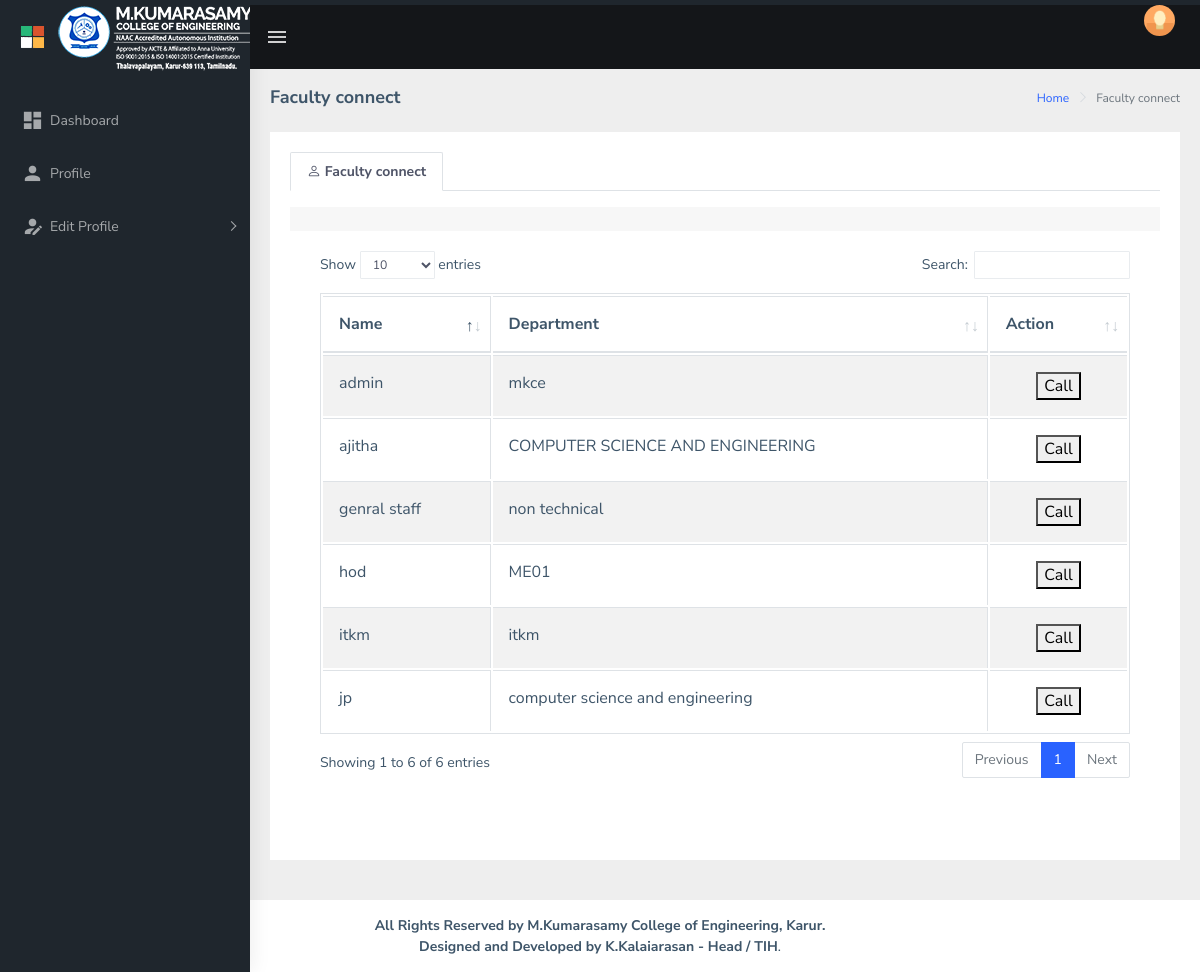
Page /ctest.php (signed in) on the committed database.
### tables this page shows
CREATE TABLE `faculty` (
  `uid` int(100) NOT NULL,
  `id` varchar(100) NOT NULL,
  `name` varchar(100) NOT NULL,
  `dept` varchar(50) NOT NULL,
  `design` varchar(50) NOT NULL,
  `role` varchar(50) NOT NULL,
  `doj` date NOT NULL,
  `pass` varchar(50) NOT NULL,
  `cert` varchar(100) NOT NULL,
  `bc` int(200) NOT NULL,
  `ac` int(200) NOT NULL
);

### ctest.php (the view, shortened to what this page needs)
<?php
require 'config.php';
?>
<html dir="ltr" lang="en">
<head>
    <link href="assets/libs/jquery-steps/jquery.steps.css" rel="stylesheet">
    <link href="assets/libs/jquery-steps/steps.css" rel="stylesheet">
	<link rel="stylesheet" type="text/css" href="assets/libs/bootstrap-datepicker/dist/css/bootstrap-datepicker.min.css">
    <link href="dist/css/style.min.css" rel="stylesheet">
	<link href="assets/libs/datatables.net-bs4/css/dataTables.bootstrap4.css" rel="stylesheet">
	<link href="https://cdn.jsdelivr.net/npm/bootstrap-icons@1.5.0/font/bootstrap-icons.css" rel="stylesheet">
	<link rel="stylesheet" href="https://cdnjs.cloudflare.com/ajax/libs/font-awesome/6.4.0/css/fontawesome.min.css" />
    <link rel="stylesheet" href="//cdn.jsdelivr.net/npm/alertifyjs@1.13.1/build/css/alertify.min.css"/>
</head>
<body>
    <div id="main-wrapper">
        <header class="topbar" data-navbarbg="skin5">
            <nav class="navbar top-navbar navbar-expand-md navbar-dark">
                <div class="navbar-header" data-logobg="skin5">
                    <a class="navbar-brand" href="index.html">
                        <b class="logo-icon p-l-10">
                            <img src="assets/images/logo-icon.png" alt="homepage" class="light-logo" />
                        </b>
                        <span class="logo-text">
                             <img src="assets/images/srms.png" alt="homepage" class="light-logo" />
                        </span>
                    </a>
                </div>
                <div class="navbar-collapse collapse" id="navbarSupportedContent" data-navbarbg="skin5">
                    <ul class="navbar-nav float-left mr-auto">
                        <li class="nav-item d-none d-md-block"><a class="nav-link sidebartoggler waves-effect waves-light" href="javascript:void(0)" data-sidebartype="mini-sidebar"><i class="mdi mdi-menu font-24"></i></a></li>
                    </ul>
                    <ul class="navbar-nav float-right">
                        <li class="nav-item dropdown">
                            <a class="nav-link dropdown-toggle text-muted waves-effect waves-dark pro-pic" href="" data-toggle="dropdown" aria-haspopup="true" aria-expanded="false"><img src="assets/images/users/1.jpg" alt="user" class="rounded-circle" width="31"></a>
                        </li>
                    </ul>
                </div>
            </nav>
        </header>
         <aside class="left-sidebar" data-sidebarbg="skin5">
            <div class="scroll-sidebar">
                <nav class="sidebar-nav">
                    <ul id="sidebarnav" class="p-t-30">
                        <li class="sidebar-item"> <a class="sidebar-link waves-effect waves-dark sidebar-link" href="main.php" aria-expanded="false"><i class="mdi mdi-view-dashboard"></i><span class="hide-menu">Dashboard</span></a></li>
                        <li class="sidebar-item"> <a class="sidebar-link waves-effect waves-dark sidebar-link" href="profile.php" aria-expanded="false"><i class="mdi mdi-account"></i><span class="hide-menu">Profile</span></a></li>
                        <li class="sidebar-item"> <a class="sidebar-link has-arrow waves-effect waves-dark" href="javascript:void(0)" aria-expanded="false"><i class="mdi mdi-account-edit"></i><span class="hide-menu">Edit Profile</span></a>
                        </li>
                    </ul>
                </nav>
            </div>
        </aside>
        <div class="page-wrapper">
            <div class="page-breadcrumb">
                <div class="row">
                    <div class="col-12 d-flex no-block align-items-center">
                        <h4 class="page-title">Faculty connect</h4>
                        <div class="ml-auto text-right">
                            <nav aria-label="breadcrumb">
                                <ol class="breadcrumb">
                                    <li class="breadcrumb-item"><a href="#">Home</a></li>
                                    <li class="breadcrumb-item active" aria-current="page">Faculty connect</li>
                                </ol>
                            </nav>
                        </div>
                    </div>
                </div>
            </div>
            <div class="container-fluid">
                <div class="card">
                    <div class="card-body wizard-content">
						<div class="card">
                            <ul class="nav nav-tabs mb-3" role="tablist">
                                <li class="nav-item"> <a class="nav-link active" data-toggle="tab" href="#home" role="tab"><span class="hidden-sm-up"></span> <span class="hidden-xs-down"><i class="bi-person"></i><b> Faculty connect</b></span></a> </li>
                            </ul>
	<div class="tab-content tabcontent-border">
      <div class="tab-pane active" id="home" role="tabpanel">
    <div class="row">
        <div class="col-md-12">
            <div class="card">
                <div class="card-header">
                </div>
                <div class="card-body">
 <div class="table-responsive">
                    <table id="myTable2" class="table table-bordered table-striped">
										<thead>
                                            <tr>
												<th><b>Name</b></th>
												<th><b>Department</b></th>
												<th><b>Action</b></th>
                                            </tr>
                                        </thead>
								<tbody>
                            <?php
										$query = "SELECT * FROM faculty";
										$query_run = mysqli_query($db, $query);
										if(mysqli_num_rows($query_run) > 0)
										{
											foreach($query_run as $student)
											{
												$m="7708331331";
                                    ?>
                                            <tr>
                                                <td><span><?= $student['name']?></span></td>
												<td><span><?= $student['dept']?></span></td>
												<td align="center">
												<button onclick="document.location.href = 'tel:<?php echo $m;?>'">Call</button>
												</td>
                                            </tr>
                                     <?php
											}
                            }
                            ?>
                                        </tbody>
                    </table>
                </div>
				</div>
            </div>
        </div>
    </div>
</div>
                            </div>
							</div>
                    </div>
                </div>
            </div>
			</div>
			</div>
</body>
</html>

### ctest.php (style rules this page uses)
.d-none { display:none; }

### rows in the picture
faculty: name "hod", dept "ME01"
faculty: name "ajitha", dept "COMPUTER SCIENCE AND ENGINEERING"
faculty: name "admin", dept "mkce"
faculty: name "itkm", dept "itkm"
faculty: name "genral staff", dept "non technical"
faculty: name "jp", dept "computer science and engineering"
